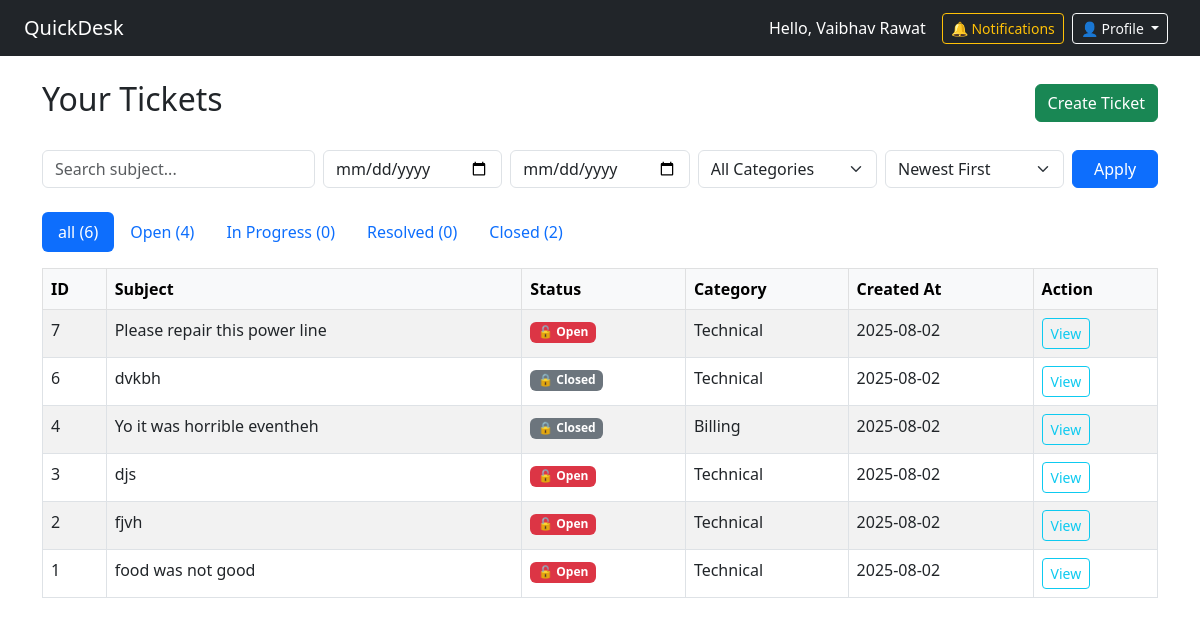
The page /dashboard (signed in) on the database its author committed.
### app.py (models this page shows, shortened)
class User(db.Model, UserMixin):
    id = db.Column(db.Integer, primary_key=True)
    email = db.Column(db.String(150), unique=True, nullable=False)
    name = db.Column(db.String(150), nullable=False)
    password_hash = db.Column(db.String(200), nullable=False)
    role = db.Column(db.String(50), default='user')
    is_active = db.Column(db.Boolean, default=True)
    notifications = db.relationship('Notification', backref='user', lazy='dynamic')
    tickets = db.relationship('Ticket', backref='owner', lazy=True)
    replies = db.relationship('TicketReply', backref='author', lazy=True)

class Ticket(db.Model):
    id = db.Column(db.Integer, primary_key=True)
    subject = db.Column(db.String(200), nullable=False)
    description = db.Column(db.Text, nullable=False)
    category = db.Column(db.String(100), nullable=False)
    attachment = db.Column(db.String(200))
    status = db.Column(db.String(50), default='Open')
    user_id = db.Column(db.Integer, db.ForeignKey('user.id'), nullable=False)
    user_name = db.Column(db.String(150), nullable=False)  # ✅ store user name
    created_at = db.Column(db.DateTime, default=datetime.utcnow)
    replies = db.relationship('TicketReply', backref='ticket', lazy=True)

### app.py (the view)
@app.route('/dashboard')
@login_required
def dashboard():
    if current_user.role != 'user':
        flash("Access denied.", "warning")
        return redirect(url_for('login'))
    status_filter = request.args.get('status', 'all')
    search = request.args.get('search', '').strip()
    start_date = request.args.get('start_date')
    end_date = request.args.get('end_date')
    sort_order = request.args.get('sort', 'desc')  # 'asc' or 'desc'
    query = Ticket.query.filter_by(user_id=current_user.id)
    if status_filter != 'all':
        query = query.filter_by(status=status_filter)
    if search:
        query = query.filter(Ticket.subject.ilike(f'%{search}%'))
    if start_date:
        try:
            start = datetime.strptime(start_date, '%Y-%m-%d')
            query = query.filter(Ticket.created_at >= start)
        except:
            pass
    if end_date:
        try:
            end = datetime.strptime(end_date, '%Y-%m-%d')
            query = query.filter(Ticket.created_at <= end)
        except:
            pass
    if sort_order == 'asc':
        query = query.order_by(Ticket.created_at.asc())
    else:
        query = query.order_by(Ticket.created_at.desc())
    tickets = query.all()
    category_filter = request.args.get('category')
    if category_filter:
        query = query.filter(Ticket.category == category_filter)
    categories = Category.query.all()  # ✅ Pass this to the template
    all_count = Ticket.query.filter_by(user_id=current_user.id).count()
    open_count = Ticket.query.filter_by(user_id=current_user.id, status='Open').count()
    inprogress_count = Ticket.query.filter_by(user_id=current_user.id, status='In Progress').count()
    resolved_count = Ticket.query.filter_by(user_id=current_user.id, status='Resolved').count()
    closed_count = Ticket.query.filter_by(user_id=current_user.id, status='Closed').count()
    return render_template('dashboard.html',
                       tickets=tickets,
                       categories=categories,
                       all_count=all_count,
                       open_count=open_count,
                       inprogress_count=inprogress_count,
                       resolved_count=resolved_count,
                       closed_count=closed_count,
                       current_status=status_filter,
                       search=search,
                       sort_order=sort_order,
                       start_date=start_date,
                       end_date=end_date)

### app.py (called while the page is built)
@login_manager.user_loader
def load_user(user_id):
    return User.query.get(int(user_id))

### templates/dashboard.html (shortened to what this page needs)
{% extends 'base.html' %}
{% block content %}
<div class="d-flex justify-content-between align-items-center mb-4">
  <h2>Your Tickets</h2>
  <a href="{{ url_for('create_ticket') }}" class="btn btn-success">Create Ticket</a>
</div>
<form method="GET" action="{{ url_for('dashboard') }}" class="row g-2 mb-4">
  <div class="col-md-3">
    <input type="text" name="search" class="form-control" placeholder="Search subject..." value="{{ request.args.get('search', '') }}">
  </div>
  <div class="col-md-2">
    <input type="date" name="start_date" class="form-control" value="{{ request.args.get('start_date', '') }}">
  </div>
  <div class="col-md-2">
    <input type="date" name="end_date" class="form-control" value="{{ request.args.get('end_date', '') }}">
  </div>
  <div class="col-md-2">
    <select name="category" class="form-select">
      <option value="">All Categories</option>
    </select>
  </div>
  <div class="col-md-2">
    <select name="sort" class="form-select">
      <option value="desc" {% if request.args.get('sort', 'desc') == 'desc' %}selected{% endif %}>Newest First</option>
    </select>
  </div>
  <div class="col-md-1">
    <button class="btn btn-primary w-100">Apply</button>
  </div>
</form>
<ul class="nav nav-pills mb-3">
  {% for label, count in [('all', all_count), ('Open', open_count), ('In Progress', inprogress_count), ('Resolved', resolved_count), ('Closed', closed_count)] %}
  <li class="nav-item">
    <a class="nav-link {% if current_status == label %}active{% endif %}"
       href="{{ url_for('dashboard',
                        status=label,
                        search=request.args.get('search', ''),
                        start_date=request.args.get('start_date', ''),
                        end_date=request.args.get('end_date', ''),
                        category=request.args.get('category', ''),
                        sort=request.args.get('sort', 'desc')) }}">
      {{ label }} ({{ count }})
    </a>
  </li>
  {% endfor %}
</ul>
<table class="table table-striped table-bordered">
  <thead class="table-light">
    <tr>
      <th>ID</th>
      <th>Subject</th>
      <th>Status</th>
      <th>Category</th>
      <th>Created At</th>
      <th>Action</th>
    </tr>
  </thead>
  <tbody>
    {% for ticket in tickets %}
    <tr>
      <td>{{ ticket.id }}</td>
      <td>{{ ticket.subject }}</td>
      <td>
        {% if ticket.status == 'Open' %}
          <span class="badge bg-danger">🔓 Open</span>
        {% elif ticket.status == 'In Progress' %}
          <span class="badge bg-warning text-dark">🔧 In Progress</span>
        {% elif ticket.status == 'Resolved' %}
          <span class="badge bg-success">✅ Resolved</span>
        {% elif ticket.status == 'Closed' %}
          <span class="badge bg-secondary">🔒 Closed</span>
        {% else %}
          <span class="badge bg-dark">{{ ticket.status }}</span>
        {% endif %}
      </td>
      <td>{{ ticket.category or '—' }}</td>
      <td>{{ ticket.created_at.strftime('%Y-%m-%d') }}</td>
      <td>
        <a href="{{ url_for('ticket_detail', ticket_id=ticket.id) }}" class="btn btn-sm btn-outline-info">View</a>
      </td>
    </tr>
    {% else %}
    <tr>
      <td colspan="6" class="text-center">No tickets found matching your filters.</td>
    </tr>
    {% endfor %}
  </tbody>
</table>
{% endblock %}

### templates/base.html (shortened to what this page needs)
<!DOCTYPE html>
<html lang="en">
<head>
  <link href="https://cdn.jsdelivr.net/npm/bootstrap@5.3.0/dist/css/bootstrap.min.css" rel="stylesheet">
</head>
<body>
  <nav class="navbar navbar-expand-lg navbar-dark bg-dark px-4">
    <a class="navbar-brand" href="{{ url_for('dashboard') }}">QuickDesk</a>
    {% if current_user.is_authenticated %}
    <div class="ms-auto d-flex align-items-center">
      <span class="text-white me-3">Hello, {{ current_user.name }}</span>
      <a class="btn btn-sm btn-outline-warning me-2" href="{{ url_for('notifications') }}">
        🔔 Notifications
      </a>
      <div class="dropdown me-2">
        <button class="btn btn-sm btn-outline-light dropdown-toggle" type="button" data-bs-toggle="dropdown">
          👤 Profile
        </button>
      </div>
    </div>
    {% else %}
    <div class="ms-auto">
      <a class="btn btn-outline-light btn-sm" href="{{ url_for('login') }}">Login</a>
    </div>
    {% endif %}
  </nav>
  <div class="container mt-4">
    {% block content %}{% endblock %}
  </div>
</body>
</html>

### rows shown on the page
User: name "Vaibhav Rawat"
Ticket: id "7", subject "Please repair this power line", status "🔓 Open", category "Technical", created_at "2025-08-02"
Ticket: id "6", subject "dvkbh", status "🔒 Closed", category "Technical", created_at "2025-08-02"
Ticket: id "4", subject "Yo it was horrible eventheh", status "🔒 Closed", category "Billing", created_at "2025-08-02"
Ticket: id "3", subject "djs", status "🔓 Open", category "Technical", created_at "2025-08-02"
Ticket: id "2", subject "fjvh", status "🔓 Open", category "Technical", created_at "2025-08-02"
Ticket: id "1", subject "food was not good", status "🔓 Open", category "Technical", created_at "2025-08-02"

### other values the page prints
{{ label }} "all" "Open" "In Progress" "Resolved" "Closed"
{{ count }} "6" "4" "0" "0" "2"
